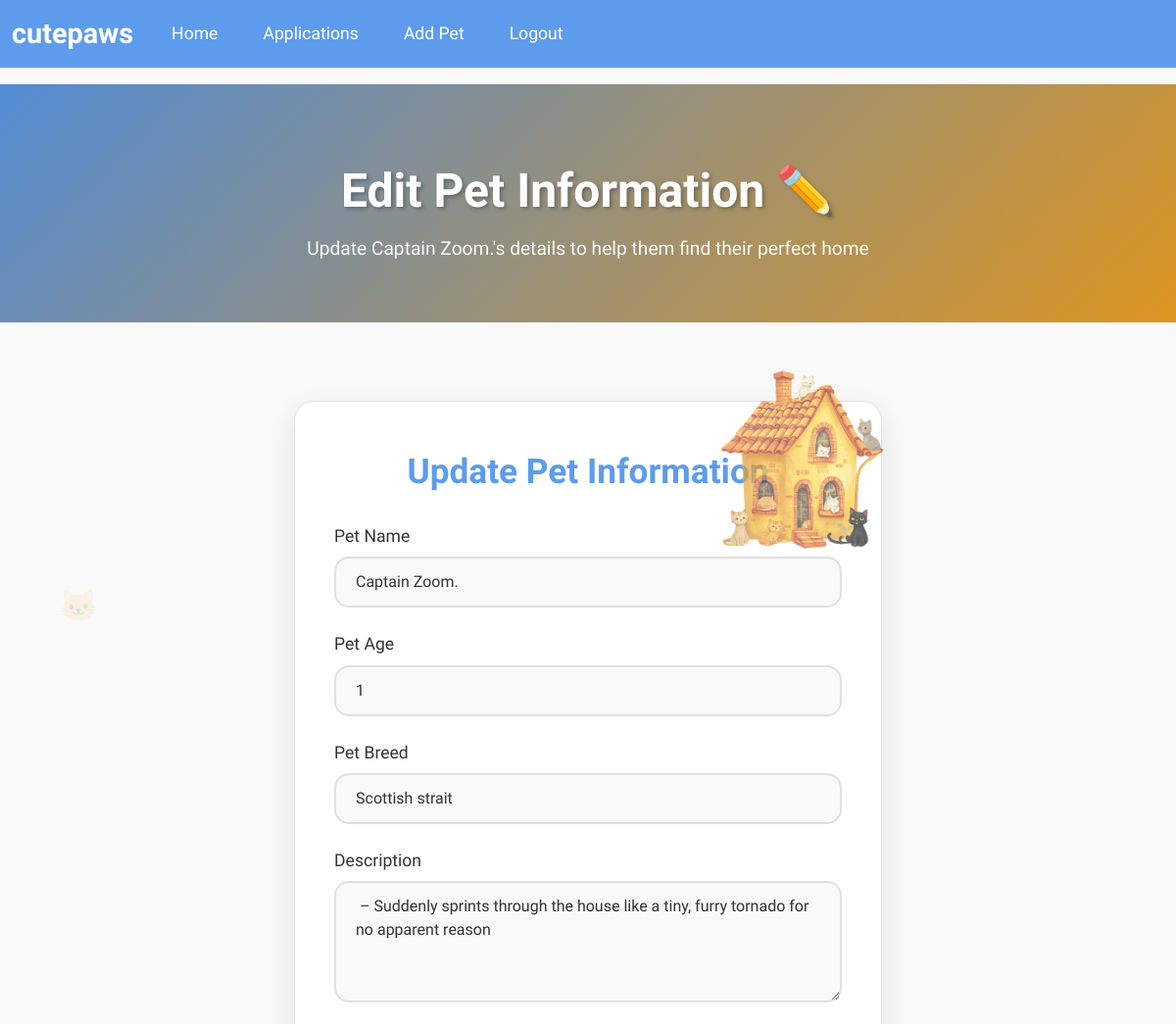
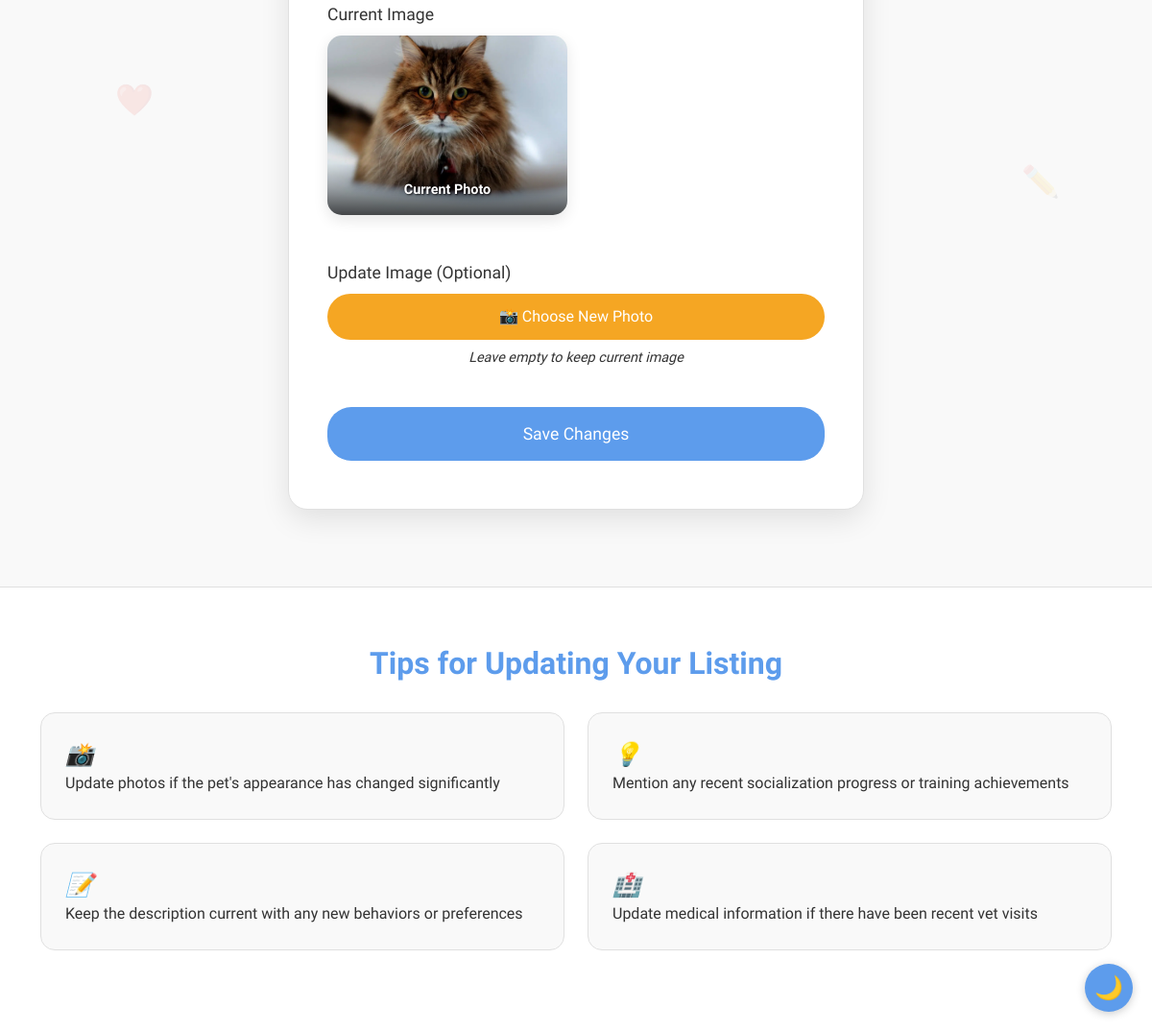
Page /edit_pet/26 (signed in) on the committed database (2 pictures, top to bottom).
### wepsite/models.py (models this page shows)
class Pet(db.Model):
    id             = db.Column(db.Integer, primary_key=True)
    name           = db.Column(db.String(100))
    age            = db.Column(db.Integer)
    breed          = db.Column(db.String(100))
    description    = db.Column(db.Text)
    city           = db.Column(db.String(100))  # Changed from location to city
    image_filename = db.Column(db.String(200))
    is_adopted     = db.Column(db.Boolean, default=False)
    is_deleted = db.Column(db.Boolean, default=False)
    adoption_date = db.Column(db.DateTime)
    posted_by      = db.Column(db.Integer, db.ForeignKey('user.id'))
    poster = db.relationship('User', foreign_keys=[posted_by])
    created_at = db.Column(db.DateTime(timezone=True), default=lambda: datetime.now(timezone.utc))
    updated_at = db.Column(db.DateTime(timezone=True), default=lambda: datetime.now(timezone.utc), onupdate=lambda: datetime.now(timezone.utc))
    applications = db.relationship(
        'AdoptionApplication',
        backref="pet",
        lazy=True,
        cascade="all, delete-orphan"
    )

### wepsite/views.py (the view, shortened to what this page needs)
@views.route('/edit_pet/<int:pet_id>', methods=['GET', 'POST'])
@login_required
def edit_pet(pet_id):
    if not current_user.is_admin:
        abort(403)
    try:
        pet = Pet.query.get_or_404(pet_id)
        if pet.posted_by != current_user.id:
            abort(403)
        return render_template('edit_pet.html', pet=pet, user=current_user)
    except Exception as e:
        db.session.rollback()
        logger.error(f"Error editing pet: {str(e)}")
        flash("An error occurred while editing the pet", "error")
        return redirect(url_for('views.home'))

### wepsite/templates/edit_pet.html (shortened to what this page needs)
{% extends "base.html" %}
{% block extra_css %}
<link rel="stylesheet" href="{{ url_for('static', filename='css/editpet.css') }}">
{% endblock %}
{% block content %}
<section class="editpet-hero">
    <div class="container">
        <div class="row justify-content-center">
            <div class="col-lg-8">
                <div class="hero-content">
                    <h1 class="hero-title">Edit Pet Information ✏️</h1>
                    <p class="hero-subtitle">Update {{ pet.name }}'s details to help them find their perfect home</p>
                </div>
            </div>
        </div>
    </div>
</section>
<section class="main-section">
    <div class="container">
        <div class="floating-element">🐱</div>
        <div class="floating-element">✏️</div>
        <div class="floating-element">❤️</div>
        <div class="row justify-content-center">
            <div class="col-12">
                <div class="form-container">
                    <img src="{{ url_for('static', filename='imgUsedToBuildTheWebsite/house2.png') }}" class="house-decoration" alt="Cat House">
                    <h2 class="form-title">Update Pet Information</h2>
                    <form method="POST" enctype="multipart/form-data">
                        <div class="form-group">
                            <label for="name" class="form-label">Pet Name</label>
                            <input type="text" class="form-control" name="name" id="name" value="{{ pet.name }}" placeholder="Enter the pet's name" required>
                        </div>
                        <div class="form-group">
                            <label for="age" class="form-label">Pet Age</label>
                            <input type="text" class="form-control" name="age" id="age" value="{{ pet.age }}" placeholder="e.g., 2 years old, 6 months" required>
                        </div>
                        <div class="form-group">
                            <label for="breed" class="form-label">Pet Breed</label>
                            <input type="text" class="form-control" name="breed" id="breed" value="{{ pet.breed }}" placeholder="e.g., Persian, Siamese, Mixed" required>
                        </div>
                        <div class="form-group">
                            <label for="description" class="form-label">Description</label>
                            <textarea class="form-control" name="description" id="description" rows="4" placeholder="Tell us about this pet's personality, habits, and what makes them special..." required>{{ pet.description }}</textarea>
                        </div>
                        <div class="form-group">
                            <label class="form-label">Current Image</label>
                            <div class="current-image-container">
                                <img src="{{ url_for('static', filename='uploads/' + pet.image_filename) }}" class="current-image" alt="{{ pet.name }}">
                                <div class="image-overlay">
                                    <span class="image-label">Current Photo</span>
                                </div>
                            </div>
                        </div>
                        <div class="form-group">
                            <label for="formFile" class="form-label">Update Image (Optional)</label>
                            <div class="file-upload-wrapper">
                                <button type="button" class="file-upload-btn" onclick="document.getElementById('formFile').click();">
                                    📸 Choose New Photo
                                </button>
                                <p class="file-help-text">Leave empty to keep current image</p>
                            </div>
                        </div>
                        <button type="submit" class="submit-btn">Save Changes</button>
                    </form>
                </div>
            </div>
        </div>
    </div>
</section>
<section class="tips-section">
    <div class="container">
        <h2 class="tips-title">Tips for Updating Your Listing</h2>
        <div class="row">
            <div class="col-md-6">
                <div class="tip-card">
                    <i class="tip-icon">📸</i>
                    <p class="tip-text">Update photos if the pet's appearance has changed significantly</p>
                </div>
                <div class="tip-card">
                    <i class="tip-icon">📝</i>
                    <p class="tip-text">Keep the description current with any new behaviors or preferences</p>
                </div>
            </div>
            <div class="col-md-6">
                <div class="tip-card">
                    <i class="tip-icon">💡</i>
                    <p class="tip-text">Mention any recent socialization progress or training achievements</p>
                </div>
                <div class="tip-card">
                    <i class="tip-icon">🏥</i>
                    <p class="tip-text">Update medical information if there have been recent vet visits</p>
                </div>
            </div>
        </div>
    </div>
</section>
{% endblock %}

### wepsite/static/css/editpet.css (style rules this page uses)
.editpet-hero { background: linear-gradient(135deg, var(--color-primary) 0%, var(--color-secondary) 100%); padding: 80px 0 60px; position: relative; overflow: hidden; }
.editpet-hero::before { content: ''; position: absolute; top: 0; left: 0; right: 0; bottom: 0; background: rgba(0, 0, 0, 0.1); z-index: 1; }
.hero-content { position: relative; z-index: 2; color: white; text-align: center; }
.hero-title { font-size: 3rem; font-weight: bold; margin-bottom: 1rem; text-shadow: 2px 2px 4px rgba(0, 0, 0, 0.3); }
.hero-subtitle { font-size: 1.2rem; font-family: 'Playwrite AU NSW', cursive; opacity: 0.95; margin-bottom: 0; }
.main-section { padding: 80px 0; background-color: var(--color-background); min-height: 70vh; position: relative; }
.form-container { max-width: 600px; margin: 0 auto; background-color: var(--color-surface); padding: 50px 40px; border-radius: 20px; box-shadow: 0 10px 30px rgba(0, 0, 0, 0.1); border: 1px solid var(--color-border); position: relative; transition: transform 0.3s ease; }
.house-decoration { position: absolute; top: -40px; right: -20px; max-width: 200px; opacity: 0.7; z-index: 1; animation: float 6s ease-in-out infinite; }
.form-title { text-align: center; font-size: 2.2rem; color: var(--color-primary); margin-bottom: 2rem; font-weight: 600; }
.form-group { margin-bottom: 1.5rem; }
.form-label { color: var(--color-text); font-weight: 500; margin-bottom: 0.5rem; display: block; font-size: 1.1rem; }
.form-control { background-color: var(--color-background) !important; border: 2px solid var(--color-border) !important; color: var(--color-text) !important; border-radius: 15px !important; padding: 12px 20px !important; font-size: 1rem !important; transition: all 0.3s ease !important; width: 100% !important; max-width: none !important; height: auto !important; box-sizing: border-box; }
textarea.form-control { min-height: 100px !important; resize: vertical; }
.current-image-container { position: relative; display: inline-block; margin-bottom: 1rem; border-radius: 15px; overflow: hidden; box-shadow: 0 5px 15px rgba(0, 0, 0, 0.1); transition: transform 0.3s ease; }
.current-image { max-width: 250px; width: 100%; height: auto; display: block; }
.image-overlay { position: absolute; bottom: 0; left: 0; right: 0; background: linear-gradient(transparent, rgba(0, 0, 0, 0.7)); padding: 15px; text-align: center; }
.image-label { color: white; font-weight: 600; font-size: 0.9rem; text-shadow: 1px 1px 2px rgba(0, 0, 0, 0.8); }
.file-upload-wrapper { position: relative; display: inline-block; width: 100%; }
.file-upload-btn { background-color: var(--color-secondary) !important; color: white !important; border: none !important; padding: 12px 25px !important; border-radius: 25px !important; font-size: 1rem !important; font-weight: 500 !important; cursor: pointer !important; transition: all 0.3s ease !important; display: inline-flex !important; align-items: center !important; gap: 8px !important; width: 100% !important; justify-content: center !important; }
.file-help-text { font-size: 0.9rem; color: var(--color-text-muted); margin-top: 0.5rem; margin-bottom: 0; text-align: center; font-style: italic; }
.submit-btn { background-color: var(--color-primary) !important; color: white !important; border: none !important; padding: 15px 40px !important; border-radius: 25px !important; font-size: 1.1rem !important; font-weight: 500 !important; cursor: pointer !important; transition: all 0.3s ease !important; width: 100% !important; margin-top: 1rem !important; }
.floating-element { position: absolute; font-size: 2rem; opacity: 0.1; animation: float 6s ease-in-out infinite; user-select: none; pointer-events: none; }
.floating-element:nth-child(1) { top: 20%; left: 5%; animation-delay: 0s; }
.floating-element:nth-child(2) { bottom: 30%; right: 8%; animation-delay: 2s; }
.floating-element:nth-child(3) { top: 60%; left: 10%; animation-delay: 4s; }
.tips-section { background-color: var(--color-surface); padding: 60px 0; border-top: 1px solid var(--color-border); }
.tips-title { text-align: center; font-size: 2rem; color: var(--color-primary); margin-bottom: 2rem; font-weight: 600; }
.tip-card { background-color: var(--color-background); padding: 25px; border-radius: 15px; margin-bottom: 1.5rem; border: 1px solid var(--color-border); transition: transform 0.3s ease; }
.tip-icon { color: var(--color-secondary); font-size: 1.5rem; margin-right: 15px; }
.tip-text { color: var(--color-text); margin: 0; font-weight: 500; }

### rows in the picture
Pet: name "Captain Zoom.", age "1", breed "Scottish strait", description "– Suddenly sprints through the house like a tiny, furry tornado for no apparent reason", image_filename (picture)
